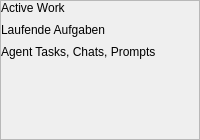
<?xml version="1.0" encoding="UTF-8"?>
<ui version="4.0">
 <class>ActiveWorkPanel</class>
 <widget class="QFrame" name="ActiveWorkPanel">
  <property name="minimumSize">
   <size>
    <width>0</width>
    <height>140</height>
   </size>
  </property>
  <property name="frameShape">
   <enum>QFrame::Shape::StyledPanel</enum>
  </property>
  <layout class="QVBoxLayout" name="mainLayout">
   <property name="leftMargin">
    <number>0</number>
   </property>
   <property name="topMargin">
    <number>0</number>
   </property>
   <property name="rightMargin">
    <number>0</number>
   </property>
   <property name="bottomMargin">
    <number>0</number>
   </property>
   <property name="spacing">
    <number>8</number>
   </property>
   <item>
    <widget class="QLabel" name="panelTitle">
     <property name="text">
      <string>Active Work</string>
     </property>
    </widget>
   </item>
   <item>
    <widget class="QLabel" name="panelStatus">
     <property name="text">
      <string>Laufende Aufgaben</string>
     </property>
    </widget>
   </item>
   <item>
    <widget class="QLabel" name="panelMeta">
     <property name="text">
      <string>Agent Tasks, Chats, Prompts</string>
     </property>
     <property name="wordWrap">
      <bool>true</bool>
     </property>
    </widget>
   </item>
   <item>
    <spacer name="verticalSpacer">
     <property name="orientation">
      <enum>Qt::Orientation::Vertical</enum>
     </property>
     <property name="sizeHint" stdset="0">
      <size>
       <width>20</width>
       <height>40</height>
      </size>
     </property>
    </spacer>
   </item>
  </layout>
 </widget>
 <layoutdefault spacing="6" margin="11"/>
 <resources/>
 <connections/>
</ui>
